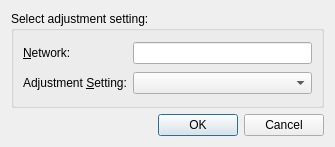
<?xml version="1.0" encoding="UTF-8"?>
<ui version="4.0">
 <class>SolveNetworkDialog</class>
 <widget class="QDialog" name="SolveNetworkDialog">
  <property name="windowModality">
   <enum>Qt::ApplicationModal</enum>
  </property>
  <property name="geometry">
   <rect>
    <x>0</x>
    <y>0</y>
    <width>335</width>
    <height>147</height>
   </rect>
  </property>
  <property name="windowTitle">
   <string>Solve Network</string>
  </property>
  <property name="modal">
   <bool>true</bool>
  </property>
  <layout class="QVBoxLayout" name="verticalLayout">
   <item>
    <widget class="QGroupBox" name="groupBox_Select_Adjustment_Setting">
     <property name="title">
      <string>Select adjustment setting:</string>
     </property>
     <layout class="QGridLayout" name="gridLayout">
      <item row="0" column="0">
       <widget class="QLabel" name="label_Network">
        <property name="text">
         <string>&amp;Network:</string>
        </property>
        <property name="buddy">
         <cstring>lineEdit_Network</cstring>
        </property>
       </widget>
      </item>
      <item row="0" column="1">
       <widget class="QLineEdit" name="lineEdit_Network"/>
      </item>
      <item row="1" column="0">
       <widget class="QLabel" name="label_Adjustment_Setting">
        <property name="text">
         <string>Adjustment &amp;Setting:</string>
        </property>
        <property name="buddy">
         <cstring>comboBox_Adjustment_Setting</cstring>
        </property>
       </widget>
      </item>
      <item row="1" column="1">
       <widget class="QComboBox" name="comboBox_Adjustment_Setting"/>
      </item>
     </layout>
    </widget>
   </item>
   <item>
    <widget class="QDialogButtonBox" name="buttonBox">
     <property name="orientation">
      <enum>Qt::Horizontal</enum>
     </property>
     <property name="standardButtons">
      <set>QDialogButtonBox::Cancel|QDialogButtonBox::Ok</set>
     </property>
    </widget>
   </item>
  </layout>
 </widget>
 <resources/>
 <connections>
  <connection>
   <sender>buttonBox</sender>
   <signal>accepted()</signal>
   <receiver>SolveNetworkDialog</receiver>
   <slot>accept()</slot>
   <hints>
    <hint type="sourcelabel">
     <x>248</x>
     <y>254</y>
    </hint>
    <hint type="destinationlabel">
     <x>157</x>
     <y>274</y>
    </hint>
   </hints>
  </connection>
  <connection>
   <sender>buttonBox</sender>
   <signal>rejected()</signal>
   <receiver>SolveNetworkDialog</receiver>
   <slot>reject()</slot>
   <hints>
    <hint type="sourcelabel">
     <x>316</x>
     <y>260</y>
    </hint>
    <hint type="destinationlabel">
     <x>286</x>
     <y>274</y>
    </hint>
   </hints>
  </connection>
 </connections>
</ui>
